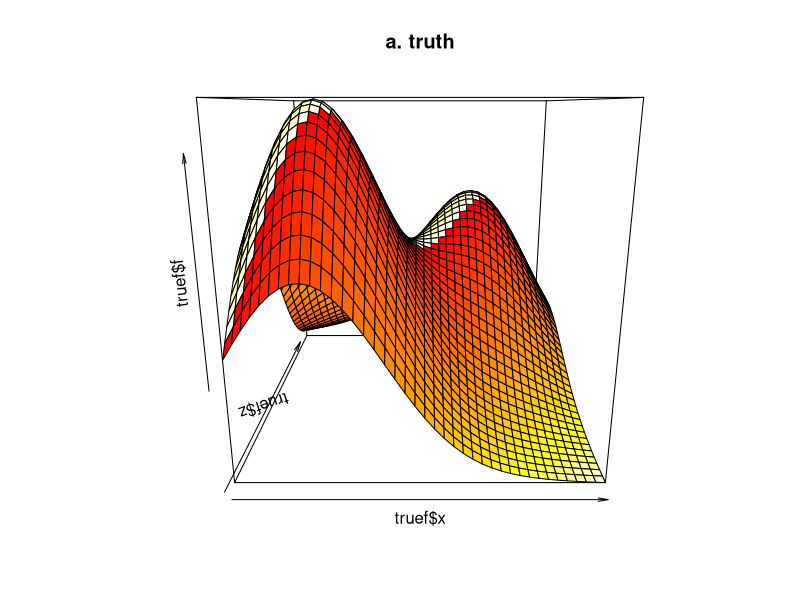
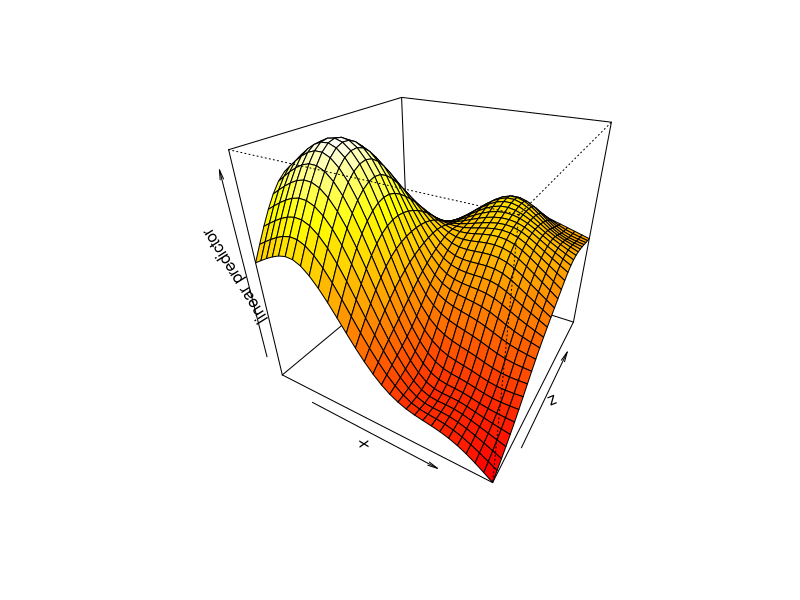
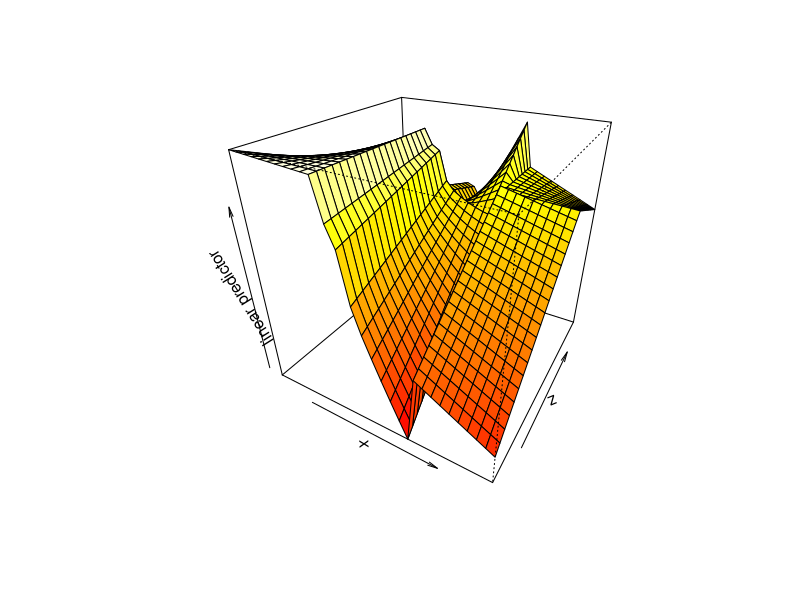
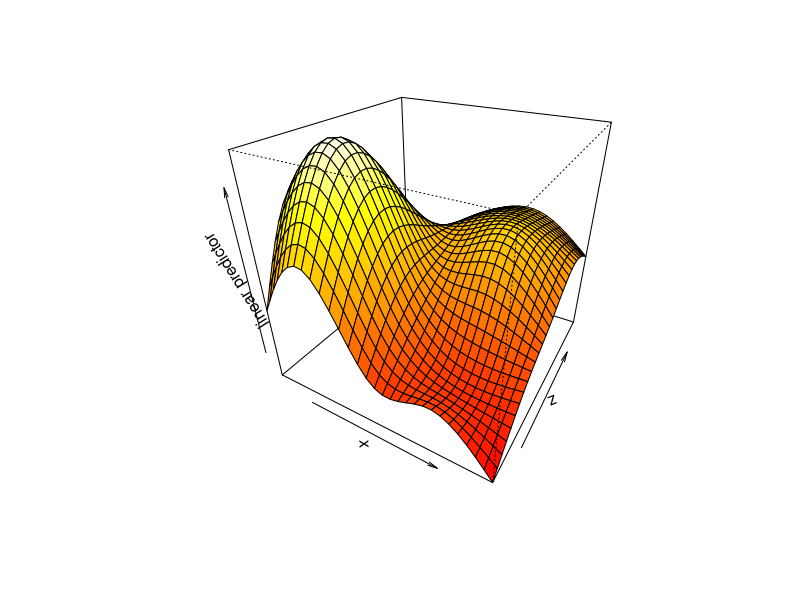

These charts were generated, in order, by the following R code: (Note: this script raises an error after producing the figures.)
library(mgcv)
n = 5000
eg = gamSim(2, n = n, scale = 0.5)
names(eg)

truef = eg$truth 
persp(truef$x, truef$z, truef$f, col = heat.colors(40), main = "a. truth")

rep((1:8-0.5)/8, rep(8,8))


b1 = gam(y ~ te(x, z, k = 10), data = eg$data)
b1

vis.gam(b1, theta = 30, phi = 30)

ind = sample(1:n, 20, replace = FALSE)
b2 = gam(y ~ te(x, z, k = 20), data = eg$data, knots = list(x = eg$data$x[ind], z = eg$data$z[ind]))
b2

vis.gam(b2, theta = 30, phi = 30)
  
b3 = gam(y ~ te(x, z, fx = TRUE), data = eg$data)
b3

vis.gam(b3, theta = 30, phi = 30)


b4 = gam(y ~ tp(x, z, k = 10), data = eg$data)
b4

vis.gam(b4, theta = 30, phi = 30)

ind = sample(1:n, 20, replace = FALSE)
b5 = gam(y ~ te(x, z, k = 20), data = eg$data, knots = list(x = eg$data$x[ind], z = eg$data$z[ind]))
b5

vis.gam(b5, theta = 30, phi = 30)

b6 = gam(y ~ te(x, z, fx = TRUE), data = eg$data)
b6

vis.gam(b6, theta = 30, phi = 30)
